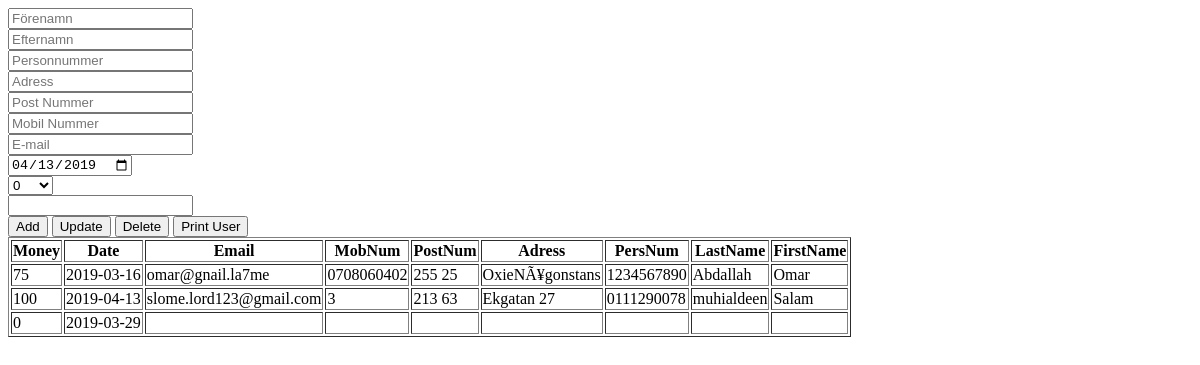
The page / on the database its author committed.
### tables this page shows
CREATE TABLE `shamcenter` (
  `ContactID` int(20) NOT NULL,
  `FirstName` varchar(50) DEFAULT NULL,
  `LastName` varchar(50) DEFAULT NULL,
  `PersNum` varchar(15) DEFAULT NULL,
  `Adress` varchar(225) DEFAULT NULL,
  `PostNum` varchar(15) DEFAULT NULL,
  `MobNum` varchar(15) DEFAULT NULL,
  `Email` varchar(150) DEFAULT NULL,
  `Date` datetime NOT NULL,
  `Money` int(15) DEFAULT NULL
);

### index.php (the view, shortened to what this page needs)
<!DOCTYPE html>
<html>
<head>
    <link rel="stylesheet" type="text/css" href="Style/style.css">
</head>
<body>
    <form method="POST">
        <input type="text" name="FirstName" id="Fname" placeholder="Förenamn" autocomplete="off">
        <br>
        <input type="text" name="LastName" id="Lname" placeholder="Efternamn" autocomplete="off">
        <br>
        <input type="text" name="PersNum" id="PsNum" placeholder="Personnummer" autocomplete="off">
        <br>
        <input type="text" name="Adress" id="Adress" placeholder="Adress" autocomplete="off">
        <br>
        <input type="text" name="PostNum" id="PoNum" placeholder="Post Nummer" autocomplete="off">
        <br>
        <input type="text" name="MobNum" id="MbNum" placeholder="Mobil Nummer" autocomplete="off">
        <br>
        <input type="text" name="Email" id="Email" placeholder="E-mail" autocomplete="off">
        <br>
        <input type="date" name="Date" id="Date" value="<?php echo date('Y-m-d'); ?>">
        <br>
        <select type="text" name="Money" id="Money">
            <option value="0">0</option>
        </select>
        <br>
        <input type="text" name="id" id="IdBox" readonly>
        <br>
        <button type="submit" name="submit" formaction="Methodes\InsertData.php">Add</button>
        <button type="submit" name="Update" formaction="Methodes\UpdataData.php">Update</button>
        <button type="submit" name="Delete" formaction="Methodes\DeleteData.php">Delete</button>
        <button type="submit" name="PrintUser" onclick="Printuser()" formaction="PrintingPress\PrintUser.php">Print User</button>
    </form>
    <table id="table" border="1">
        <tr>
            <th>Money</th>
            <th>Date</th>
            <th>Email</th>
            <th>MobNum</th>
            <th>PostNum</th>
            <th>Adress</th>
            <th>PersNum</th>
            <th>LastName</th>
            <th>FirstName</th>
        </tr>
        <?php
        include_once 'db\connect.php';
        $sql = "SELECT * FROM shamcenter";
        $result = mysqli_query($conn, $sql);
        if(mysqli_num_rows($result) > 0){
            while($row = mysqli_fetch_assoc($result)){
                $Datas = $row;
                $DateValues = date('Y-m-d',strtotime($Datas["Date"]));
                $TnSidvar = file_get_contents('Patches\TbSID.txt');
                echo "<tr><td>" . $Datas["Money"] .  "</td><td>" . $DateValues . "</td><td>" . $Datas["Email"] . "</td><td>" . $Datas["MobNum"] . "</td><td>" . $Datas["PostNum"] . "</td><td>" . $Datas["Adress"] . "</td><td>" . $Datas["PersNum"] . "</td><td>" . $Datas["LastName"] . "</td><td>" . $Datas["FirstName"] . $TnSidvar . $Datas["ContactID"] . "</td></tr>";
            }
        }
    ?>
    </table>
</body>
</html>

### rows shown on the page
shamcenter: Money "75", Date "2019-03-16", Email "omar@gnail.la7me", MobNum "0708060402", PostNum "255 25", Adress "OxieNÃ¥gonstans", PersNum "1234567890", LastName "Abdallah", FirstName "Omar"
shamcenter: Money "100", Date "2019-04-13", Email "slome.lord123@gmail.com", MobNum "3", PostNum "213 63", Adress "Ekgatan 27", PersNum "0111290078", LastName "muhialdeen", FirstName "Salam"
shamcenter: Money "0", Date "2019-03-29"
